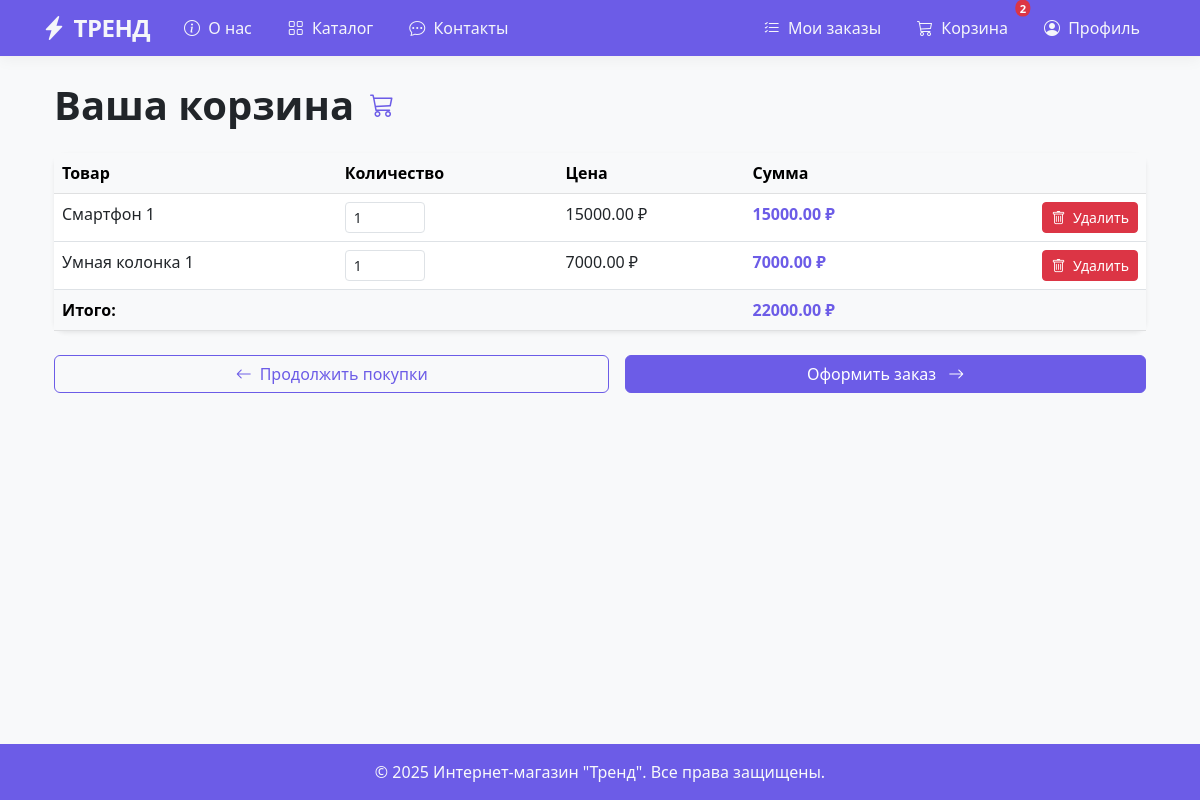
Page /cart/ (signed in) on the earlier database version.
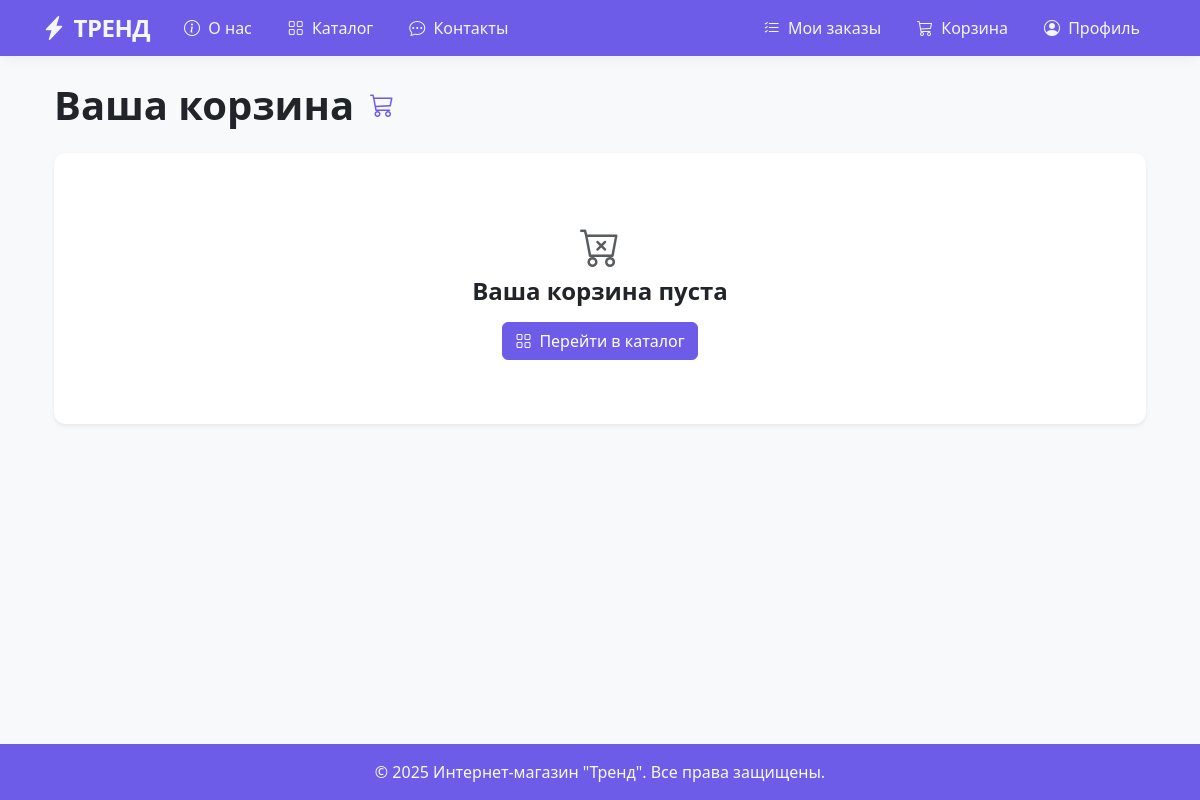
Same page on the later database version.
### cart/models.py (models this page shows, shortened)
class CartItem(models.Model):
    cart = models.ForeignKey(
        Cart,
        on_delete=models.CASCADE,
        related_name='items'
    )
    product = models.ForeignKey(
        Product,
        on_delete=models.CASCADE
    )
    quantity = models.PositiveIntegerField(default=1)
    @property
    def total_price(self):
        return self.product.price * self.quantity
    class Meta:
        verbose_name = 'Покупка в корзине'
        verbose_name_plural = 'Покупки в корзине'

class Cart(models.Model):
    customer = models.ForeignKey(
        settings.AUTH_USER_MODEL,
        on_delete=models.CASCADE,
        related_name='carts'
    )
    created_at = models.DateTimeField(auto_now_add=True)
    updated_at = models.DateTimeField(auto_now=True)
    @property
    def total_price(self):
        return sum(item.total_price for item in self.items.all())
    class Meta:
        verbose_name = 'Корзина'
        verbose_name_plural = 'Корзины'

### products/models.py (models this page shows, shortened)
class Product(models.Model):
    category = models.ForeignKey(Category, related_name='products', on_delete=models.CASCADE)
    name = models.CharField(max_length=200, db_index=True)
    image = models.ImageField(upload_to='products/%Y/%m/%d', blank=True)
    description = models.TextField(blank=True)
    price = models.DecimalField(max_digits=10, decimal_places=2)
    old_price = models.DecimalField(max_digits=10, decimal_places=2, null=True, blank=True, verbose_name='Старая цена')
    available = models.BooleanField(default=True)
    is_featured = models.BooleanField(default=False, verbose_name='Акционный товар')
    created = models.DateTimeField(auto_now_add=True)
    class Meta:
        ordering = ('name',)
        verbose_name = 'Товар'
        verbose_name_plural = 'Товары'

### cart/views.py (the view)
# urls.py: path('', views.cart_detail, name='cart_detail'),
@login_required
def cart_detail(request):
    cart, created = Cart.objects.get_or_create(customer=request.user)
    return render(request, 'cart/cart_detail.html', {'cart': cart})

### cart/context_processors.py (called while the page is built)
def cart_items_count(request):
    if request.user.is_authenticated:
        cart = Cart.objects.filter(customer=request.user).first()
        if cart:
            return {'cart_items_count': cart.items.count()}
    return {'cart_items_count': 0}

### templates/cart/cart_detail.html (shortened to what this page needs)
{% extends 'core/base.html' %}
{% block content %}
<div class="container my-4">
    <div class="d-flex align-items-center mb-4">
        <h1 class="fw-bold mb-0">Ваша корзина</h1>
        <span class="ms-3 fs-4 text-primary"><i class="bi bi-cart3"></i></span>
    </div>
    {% if cart.items.all %}
    <div class="card border-0 shadow-sm mb-4">
        <div class="d-none d-md-block">
            <div class="table-responsive">
                <table class="table table-hover mb-0">
                    <thead class="table-light">
                        <tr>
                            <th>Товар</th>
                            <th>Количество</th>
                            <th>Цена</th>
                            <th>Сумма</th>
                            <th></th>
                        </tr>
                    </thead>
                    <tbody>
                        {% for item in cart.items.all %}
                        <tr>
                            <td>{{ item.product.name }}</td>
                            <td>
                                <form method="post" action="{% url 'cart:update_cart_item' item.id %}" class="d-inline">
                                    <input type="number"
                                           name="quantity"
                                           value="{{ item.quantity }}"
                                           min="1"
                                           class="form-control form-control-sm"
                                           style="width: 80px;"
                                           onchange="this.form.submit()">
                                </form>
                            </td>
                            <td>{{ item.product.price }} ₽</td>
                            <td class="fw-bold text-primary">{{ item.total_price }} ₽</td>
                            <td class="text-end">
                                <a href="{% url 'cart:remove_from_cart' item.id %}"
                                   class="btn btn-danger btn-sm"
                                   onclick="return confirmDelete(event, this.href)"
                                   data-bs-toggle="tooltip"
                                   data-bs-placement="top"
                                   title="Удалить товар">
                                    <i class="bi bi-trash"></i>
                                    <span class="d-none d-sm-inline ms-1">Удалить</span>
                                </a>
                            </td>
                        </tr>
                        {% endfor %}
                    </tbody>
                    <tfoot class="table-light">
                        <tr>
                            <th colspan="3">Итого:</th>
                            <th colspan="2" class="text-primary">{{ cart.total_price }} ₽</th>
                        </tr>
                    </tfoot>
                </table>
            </div>
        </div>
    </div>
    <div class="d-flex flex-column flex-md-row justify-content-between gap-3">
        <a href="{% url 'product_list' %}" class="btn btn-outline-primary flex-grow-1">
            <i class="bi bi-arrow-left me-2"></i>Продолжить покупки
        </a>
        <a href="{% url 'orders:create_order' %}" class="btn btn-primary flex-grow-1">
            Оформить заказ <i class="bi bi-arrow-right ms-2"></i>
        </a>
    </div>
    {% else %}
    <div class="card border-0 shadow-sm text-center py-5">
        <div class="card-body">
            <i class="bi bi-cart-x text-muted fs-1 mb-3"></i>
            <h4 class="fw-bold mb-3">Ваша корзина пуста</h4>
            <a href="{% url 'product_list' %}" class="btn btn-primary">
                <i class="bi bi-grid me-2"></i>Перейти в каталог
            </a>
        </div>
    </div>
    {% endif %}
</div>
{% endblock %}

Differences in the rows shown:
removed CartItem: product.name "Смартфон 1", quantity "1", product.price "15000.00", total_price "15000.00"
removed CartItem: product.name "Умная колонка 1", quantity "1", product.price "7000.00", total_price "7000.00"
no longer on this page (row unchanged): Cart: total_price "22000.00"
Other differences:
{{ cart_items_count }}: "2" → (not shown)
text no longer shown: "Товар Количество Цена Сумма Итого: ₽ Продолжить покупки Оформить заказ"
text now shown: "Ваша корзина пуста Перейти в каталог"
